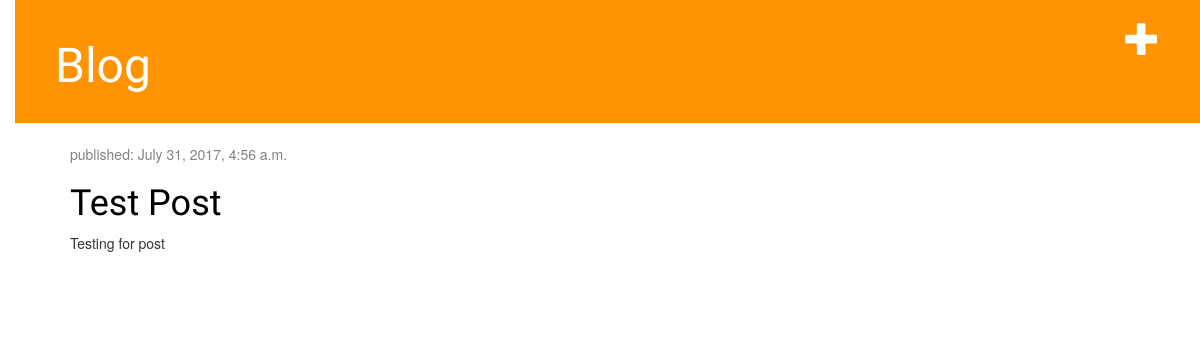
/, run on an earlier commit of the app's database.
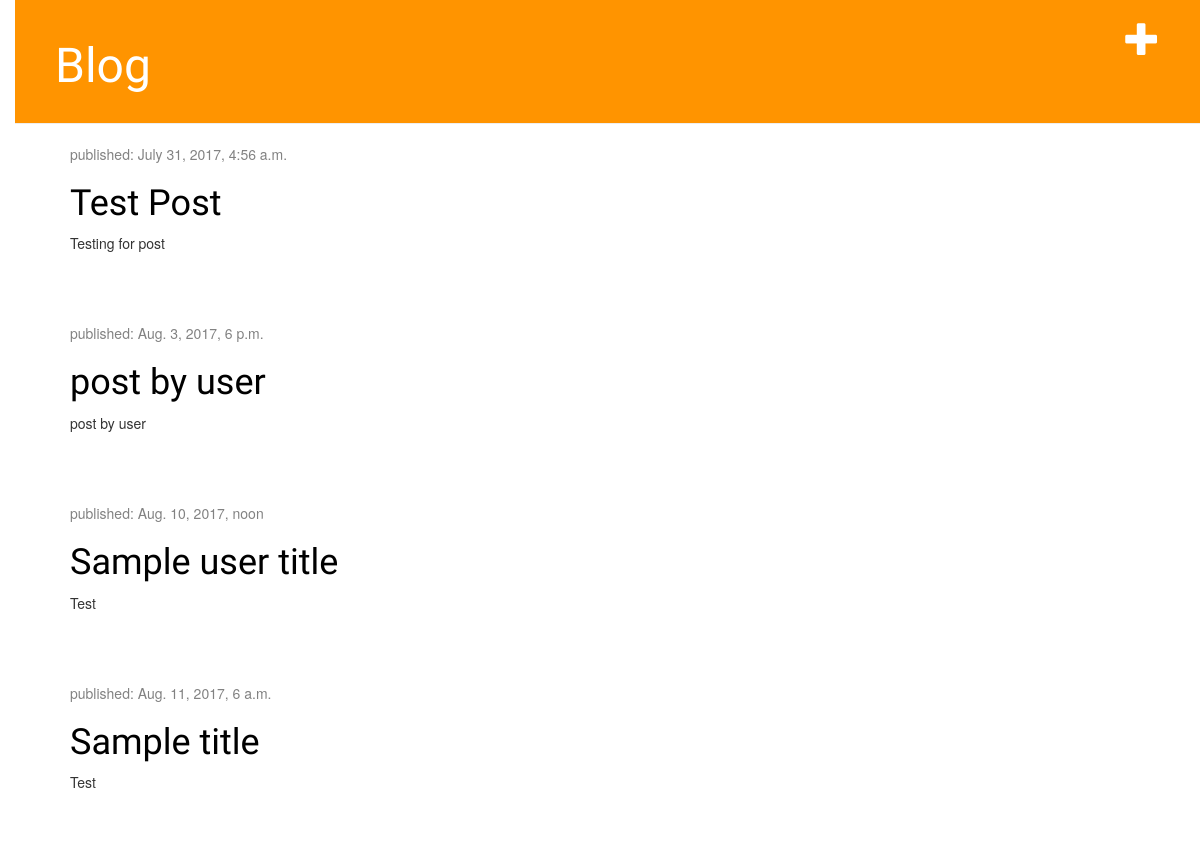
And on a later commit of the database.
### blog/models.py (models this page shows, shortened)
class Post(models.Model):
    author = models.ForeignKey('auth.User')
    title = models.CharField(max_length=200)
    text = models.TextField()
    created_date = models.DateTimeField(
            default=timezone.now)
    published_date = models.DateTimeField(
            blank=True, null=True)

### blog/views.py (the view)
# urls.py: url(r'^$', views.post_list, name='post_list'),
def post_list(request):
    posts = Post.objects.filter(created_date__lte=timezone.now()).order_by('published_date')
    return render(request, 'blog/post_list.html', {'posts': posts})

### blog/templates/blog/post_list.html
{% extends 'blog/base.html' %}
{% block content %}
    {% for post in posts %}
        <div class="post">
            <div class="date">
                <p>published: {{ post.published_date }}</p>
            </div>
            <h1><a href="{% url 'post_detail' pk=post.pk %}">{{ post.title }}</a></h1>
            <p>{{ post.text|linebreaksbr }}</p>
        </div>
    {% endfor %}
{% endblock content %}

### blog/templates/blog/base.html (shortened to what this page needs)
{% load staticfiles %}
<html>
    <head>
        <link rel="stylesheet" href="//maxcdn.bootstrapcdn.com/bootstrap/3.2.0/css/bootstrap.min.css">
        <link rel="stylesheet" href="//maxcdn.bootstrapcdn.com/bootstrap/3.2.0/css/bootstrap-theme.min.css">
        <link rel="stylesheet" href="{% static 'css/blog.css' %}">
    </head>
   <body>
    <div class="page-header">
        <a href="{% url 'post_new' %}" class="top-menu"><span class="glyphicon glyphicon-plus"></span></a>
        <h1><a href="/">Blog</a></h1>
    </div>
    <div class="content container">
        <div class="row">
            <div class="col-md-8">
            {% block content %}
            {% endblock %}
            </div>
        </div>
    </div>
</body>
    </body>
</html>

### blog/static/css/blog.css (style rules this page uses)
body { padding-left: 15px; }
.page-header { background-color: #ff9400; margin-top: 0; padding: 20px 20px 20px 40px; }
.page-header h1, .page-header h1 a, .page-header h1 a:visited, .page-header h1 a:active { color: #ffffff; font-size: 36pt; text-decoration: none; }
.content { margin-left: 40px; }
h1, h2, h3, h4 { font-family: 'Lobster', cursive; }
h1 a { color: #FCA205; }
.date { color: #828282; }
.top-menu, .top-menu:hover, .top-menu:visited { color: #ffffff; float: right; font-size: 26pt; margin-right: 20px; }
.post { margin-bottom: 70px; }
.post h1 a, .post h1 a:visited { color: #000000; }

What changed in the data, as far as the page shows it:
added Post: published_date "Aug. 3, 2017, 6 p.m.", title "post by user", text "post by user"
added Post: published_date "Aug. 10, 2017, noon", title "Sample user title", text "Test"
added Post: published_date "Aug. 11, 2017, 6 a.m.", title "Sample title", text "Test"
